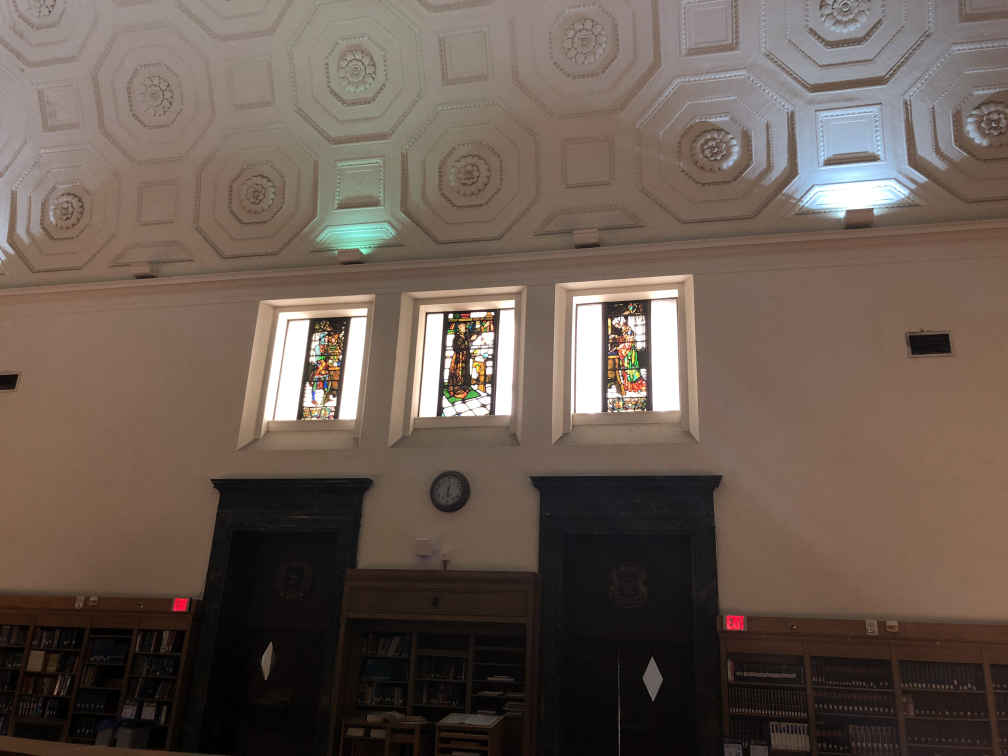
#> input picture Images2Points Files/TestData/hatcher6.JPG, 4032 x 3024 px, found by its file name (shown at 1/4 size)
$ python testDriver.py
#> lines starting #> are read from the running program, lines starting #| are printed output that depends on the picture
### Images2Points Files/Images2Points.py
# Written by Steve S. Lee
# 10/14/2018
# stevesl@umich.edu

# Spec:
# Takes two images as an input and creates csv file that has landmark/regisreted points between the points.
# Presumably it will have 4 columns with first two being coordinates of a point in image 1 and next two the
# coordinates of the corresponding point in second image.

import cv2
import numpy
import csv
from skimage.measure import ransac
from skimage.transform import ProjectiveTransform
#from skimage.transform import AffineTransform
class Images2Points(object):

	# Initializer.
	def __init__(self):
		print("Images2Points is created.")

	# Get matching points.
	###
	# Use: Input two images and the function returns numpy array of points for image 1 and 2 that match.
	# If outputcsvFileName is specified, the function also creates a csv file of the points for image 1 and 2.
	def getPointsFromImages(self, firstImage, secondImage, outputcsvFileName=None, detectorType=None, crossCheck=None, normType=None, createImageWithPtsAndLines=None, numOfPtsAndLinesToShow=None, enableSingleColor=None):

		# [7 lines of commented-out code are left out]
		detector = cv2.ORB_create()
		if (detectorType is not None):
			if (detectorType == "SIFT"):
				detector = cv2.xfeatures2d.SIFT_create()
			elif (detectorType == "SURF"):
				detector = cv2.xfeatures2d.SURF_create()

		# Finding keypoints using SURF.
		points1, firstImageFeatures = detector.detectAndCompute(firstImage, None)
		points2, secondImageFeatures = detector.detectAndCompute(secondImage, None)

		# Creating BFMatcher object for feature matching.
		# Use NORM_HAMMING by default.
		bf = cv2.BFMatcher(cv2.NORM_HAMMING,crossCheck=True)
		if (normType is not None):
			if (crossCheck is not None):
				if (crossCheck):
					bf = cv2.BFMatcher(normType,crossCheck=True)
				else:
					bf = cv2.BFMatcher(normType,crossCheck=False)

		# Getting the index pairs that match.
		tempindexPairs = bf.match(secondImageFeatures, firstImageFeatures)
		tempindexPairs = sorted(tempindexPairs, key = lambda x:x.distance)
		indexPairs = tempindexPairs

		# indexPairs[i].queryIdx gives index of points that were matched.
		matchedPointsOnImage2 = numpy.asarray([points2[indexPairs[i].queryIdx] for i in range(len(indexPairs))])
		numpyArrayMatchedPointsOnImage2 = numpy.asarray([matchedPointsOnImage2[i].pt for i in range(len(matchedPointsOnImage2))])
		# matchedPoints have the KeyPoint objects, which an be accesesd by index and .pt.
		# print(matchedPoints[0].pt)
		matchedPointsOnImage1 = numpy.asarray([points1[indexPairs[i].trainIdx] for i in range(len(indexPairs))])
		numpyArrayMatchedPointsOnImage1 = numpy.asarray([matchedPointsOnImage1[i].pt for i in range(len(matchedPointsOnImage1))])

		# If csv file name is specified, export the points as csv file format.
		if (outputcsvFileName is not None):
			self.exportPointsAsCSV(csvFileName=outputcsvFileName, pointsFromImage1=numpyArrayMatchedPointsOnImage1, pointsFromImage2=numpyArrayMatchedPointsOnImage2)

		# Creating and exporting an image with feature points and matching points with lines between the matching ones.
		if (createImageWithPtsAndLines is not None):
			showNPtsAndLines = len(indexPairs) - 1
			if (numOfPtsAndLinesToShow is not None):
				if (numOfPtsAndLinesToShow <= showNPtsAndLines):
					showNPtsAndLines = numOfPtsAndLinesToShow

			if (enableSingleColor):
				self.exportImagePointsAndMatchesGraphically(firstImage, points1, secondImage, points2, indexPairs, createImageWithPtsAndLines, showNPtsAndLines, enableSingleColor)
			else:
				self.exportImagePointsAndMatchesGraphically(firstImage, points1, secondImage, points2, indexPairs, createImageWithPtsAndLines, showNPtsAndLines)

		# Returning the points.
		return numpyArrayMatchedPointsOnImage1, numpyArrayMatchedPointsOnImage2

	# Finding robust matches using ransac from points.
	###
	# Use: Input the raw matching points for the image 1 and 2 and the function returns numpy arrays of robust matches for image 1 and 2.
	# If inputcsvFileName is specified, the function looks for the specified csv file name and uses the points that are specified in the csv
	# file for finding robust matches.
	# If outputcsvFileName is specified, the function also creates a csv file of the points for image 1 and 2.
	def find_robust_matches_ranscac(self, inputcsvFileName=None, inputPointsFromImage1=None, inputPointsFromImage2=None, outputcsvFileName=None):
		# Variables to hold the unfiltered points from image1 and image2.
		pointsFromImage1 = []
		pointsFromImage2 = []

		# If output csv file name is specified and points are passed in, use the csv file name as the values by t.
		if (inputcsvFileName is not None):
			pointsFromImage1, pointsFromImage2 = self.importPointsFromCSV(inputcsvFileName)
		else:
			pointsFromImage1 = inputPointsFromImage1
			pointsFromImage2 = inputPointsFromImage2

		# Using ransac to get the robust matches.
		model_robust, inliers = ransac((pointsFromImage1, pointsFromImage2), ProjectiveTransform, min_samples=3, residual_threshold=2, max_trials=2000)

		# Total number of unfiltered points.
		numOfUnfilteredPoints = len(pointsFromImage1)
		# Filtering out the points that are not inliers.
		robustMatchesFromImage1 = []
		robustMatchesFromImage2 = []
		for i in range(numOfUnfilteredPoints):
			# If the point at the index i, it is an inlier.
			if (inliers[i]):
				robustMatchesFromImage1.append(pointsFromImage1[i])
				robustMatchesFromImage2.append(pointsFromImage2[i])

		# Converting the list to numpy array type.
		robustMatchesFromImage1 = numpy.array(robustMatchesFromImage1)
		robustMatchesFromImage2 = numpy.array(robustMatchesFromImage2)

		if (outputcsvFileName is not None):
			self.exportPointsAsCSV(csvFileName=outputcsvFileName, pointsFromImage1=robustMatchesFromImage1, pointsFromImage2=robustMatchesFromImage2)

		# Returning the robust matches.
		return robustMatchesFromImage1, robustMatchesFromImage2

	# Export Points.
	###
	# Use: Takes points from image 1 and 2 and creates csv file with the csv file name that is specified.
	def exportPointsAsCSV(self, csvFileName, pointsFromImage1, pointsFromImage2):
		# Creating a csv file writer.
		with open(csvFileName, "w") as csvfile:
			filewriter = csv.writer(csvfile, delimiter=",", quotechar="|", quoting=csv.QUOTE_MINIMAL)
			totalNumberOfPoints = len(pointsFromImage1)
			# Writing in each row with the x and y coordinate points for each image 1 and image 2.
			filewriter.writerow(["Image1-x", "Image1-y", "Image2-x", "Image2-y"])
			for i in range(totalNumberOfPoints):
				filewriter.writerow([pointsFromImage1[i][0], pointsFromImage1[i][1], pointsFromImage2[i][0], pointsFromImage2[i][1]])

	# Import/parse points from specified csv file.
	###
	# Use: Takes csv file name and parses the points that are in the csv file and returns them as
	# numpy arrays.
	def importPointsFromCSV(self, csvFileName):
		# Variables to hold the unfiltered points from image1 and image2.
		pointsFromImage1 = []
		pointsFromImage2 = []

		# Parse the specified csv file.
		with open(csvFileName) as csv_file:
			fileReader = csv.reader(csv_file, delimiter=",")
			rowNamesGoneThrough = False
			for row in fileReader:
				if (rowNamesGoneThrough):
					pointsFromImage1.append([float(row[0]), float(row[1])])
					pointsFromImage2.append([float(row[2]), float(row[3])])
				else:
					rowNamesGoneThrough = True

		pointsFromImage1 = numpy.array(pointsFromImage1)
		pointsFromImage2 = numpy.array(pointsFromImage2)

		return pointsFromImage1, pointsFromImage2


	def exportImagePointsAndMatchesGraphically(self, firstImage, firstImageKeyPts, secondImage, secondImageKeyPts, matches, exportImageName, numOfMatchesToShow=None, enableSingleColor=None):
		# Shows all of the matches by default.
		numOfPointsToUse = len(matches) - 1
		if (numOfMatchesToShow is not None):
			if (numOfMatchesToShow <= numOfPointsToUse):
				numOfPointsToUse = numOfMatchesToShow

		# Temp.
		imageWithDrawings = firstImage

		# Choosing line colors.
		if (enableSingleColor is not None):
			if (enableSingleColor):
				draw_params = dict(matchColor = (0,255,0), singlePointColor = (0,0,255))
				imageWithDrawings = cv2.drawMatches(firstImage, firstImageKeyPts, secondImage, secondImageKeyPts, matches[:numOfPointsToUse], None, flags=0, **draw_params)
			else:
				imageWithDrawings = cv2.drawMatches(firstImage, firstImageKeyPts, secondImage, secondImageKeyPts, matches[:numOfPointsToUse], None, flags=4)
		else:
			imageWithDrawings = cv2.drawMatches(firstImage, firstImageKeyPts, secondImage, secondImageKeyPts, matches[:numOfPointsToUse], None, flags=4)

		cv2.imwrite(exportImageName, imageWithDrawings)

### Images2Points Files/testDriver.py
# Written by Steve S. Lee
# 10/14/2018
# stevesl@umich.edu

from Images2Points import Images2Points

# For reading in the images.
import cv2

moduler = Images2Points()

image1Name = "TestData/hatcher6.jpg"
image2Name = "TestData/hatcher3.jpg"

#hatcher3 and 6

# Reading in the images using the image names.
img1 = cv2.imread(image1Name, 0)
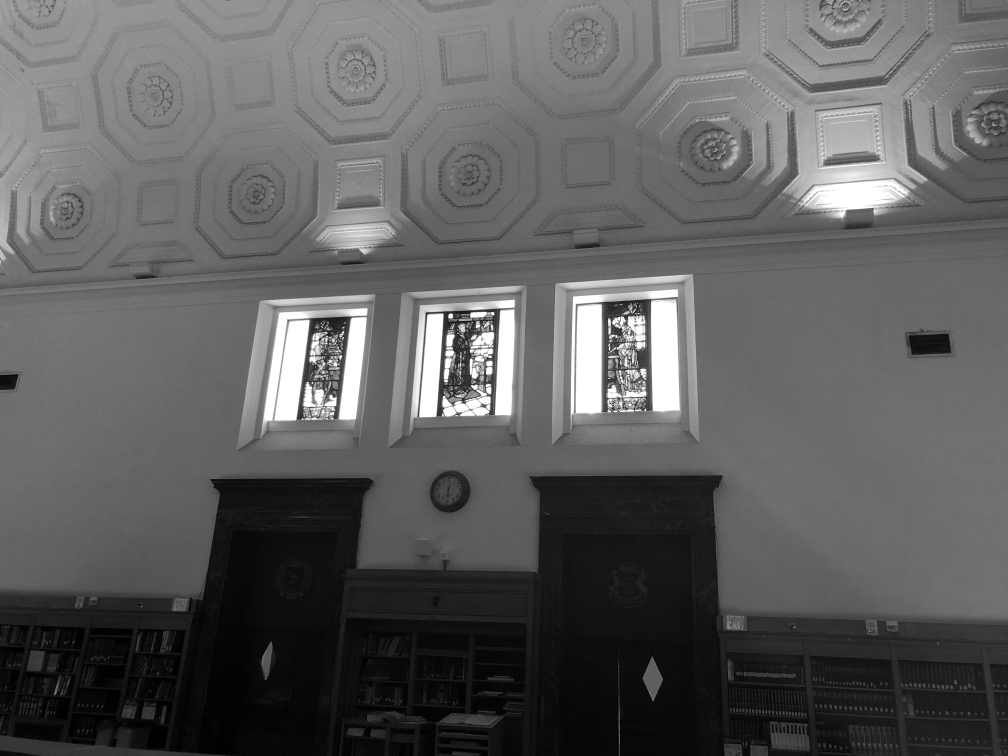
#> img1: shape (3024, 4032) (shown at 1/4 size); min 0, max 255, mean 93.6
img2 = cv2.imread(image2Name, 0)
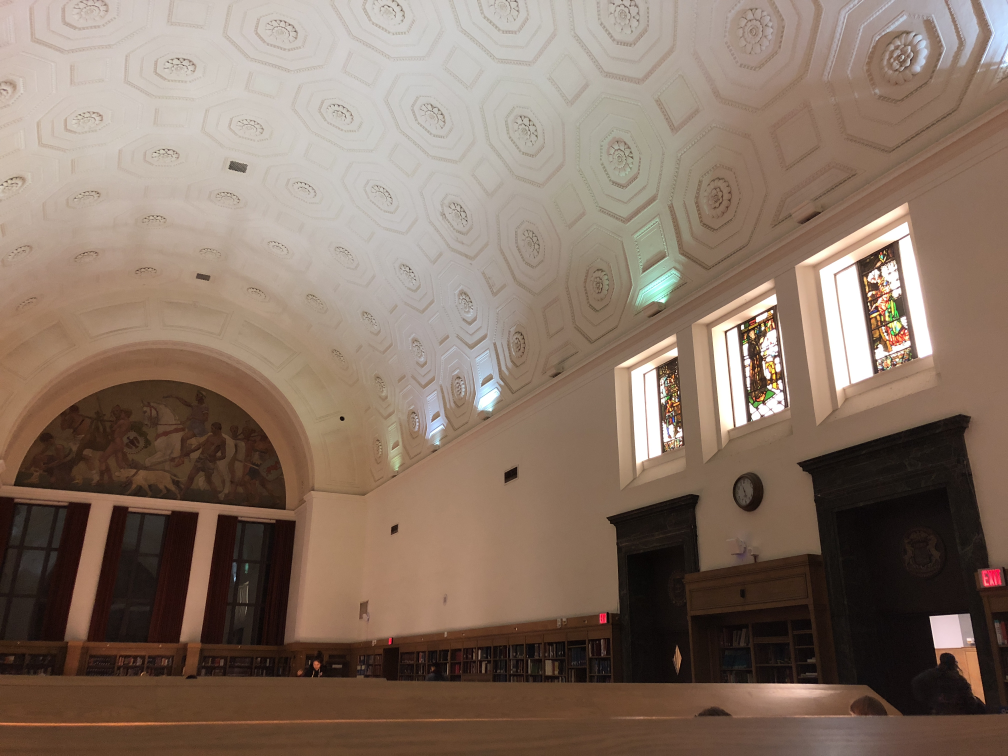
#> input picture Images2Points Files/TestData/hatcher3.JPG, 4032 x 3024 px, found by its file name (shown at 1/4 size)
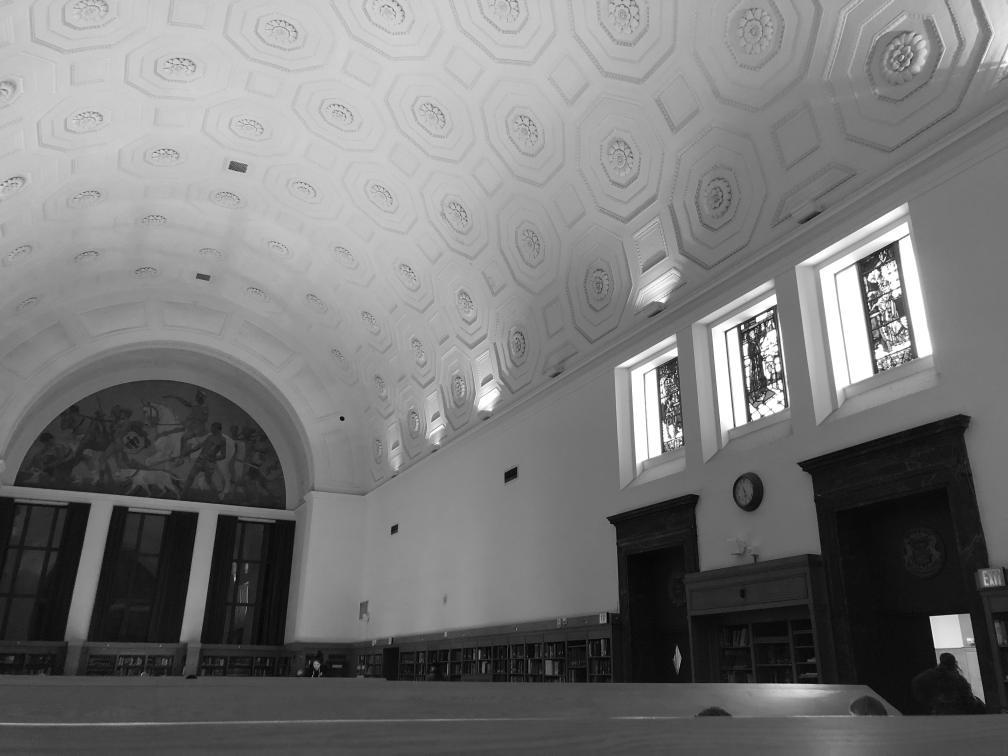
#> img2: shape (3024, 4032) (shown at 1/4 size); min 0, max 255, mean 119.4

# Getting the matching points from the images.
# Example 1: File name specified, exports the points in csv file.
pointsFromImage1, pointsFromImage2 = moduler.getPointsFromImages(firstImage=img1, secondImage=img2, outputcsvFileName="matchedPointsRaw.csv")
#> in getPointsFromImages, `points1, firstImageFeatures = detector.detectAndCompute(firstImage, No..`: points1 = 500 keypoints; strongest (x, y, size): (1802, 1258, 111.1), (1801, 1257, 92.6), (2495, 1600, 31), (1795, 1258, 111.1)
#> in getPointsFromImages, `points2, secondImageFeatures = detector.detectAndCompute(secondImage, ..`: points2 = 500 keypoints; strongest (x, y, size): (2672, 1512, 31), (3022, 1313, 31), (2692, 1579, 31), (2673, 1531, 31)
#> in getPointsFromImages, `tempindexPairs = bf.match(secondImageFeatures, firstImageFeatures)`: tempindexPairs = 180 matches
#> in getPointsFromImages, `tempindexPairs = bf.match(secondImageFeatures, firstImageFeatures)`:
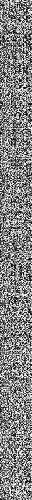
#> secondImageFeatures: shape (500, 32); min 0, max 255, mean 130.5
#> in getPointsFromImages, `numpyArrayMatchedPointsOnImage2 = numpy.asarray([matchedPointsOnImage2..`: numpyArrayMatchedPointsOnImage2 = 180 pairs, first value 2643.8 to 3719.3, second value 1003 to 2465.2
#> in getPointsFromImages, `numpyArrayMatchedPointsOnImage1 = numpy.asarray([matchedPointsOnImage1..`: numpyArrayMatchedPointsOnImage1 = 180 pairs, first value 1210.8 to 2580.5, second value 1214 to 1674.7
#> in exportPointsAsCSV, `totalNumberOfPoints = len(pointsFromImage1)`: totalNumberOfPoints = 180
#> pointsFromImage1 has the same summary as numpyArrayMatchedPointsOnImage1 in getPointsFromImages; pointsFromImage2 has the same summary as numpyArrayMatchedPointsOnImage2 in getPointsFromImages

# Getting the matching points from the images.
# Example 2: File name not specified.
pointsFromImage1, pointsFromImage2 = moduler.getPointsFromImages(firstImage=img1, secondImage=img2)


pointsFromImage1, pointsFromImage2 = moduler.getPointsFromImages(firstImage=img1, secondImage=img2, outputcsvFileName="matchedPointsRaw.csv", detectorType="ORB", crossCheck=True, normType=cv2.NORM_HAMMING, createImageWithPtsAndLines="imageWithPtsAndLines.jpg", numOfPtsAndLinesToShow=20, enableSingleColor=True)
#> in exportImagePointsAndMatchesGraphically, `numOfPointsToUse = len(matches) - 1`: numOfPointsToUse = 179
#> in exportImagePointsAndMatchesGraphically, `imageWithDrawings = cv2.drawMatches(firstImage, firstImageKeyPts, seco..`:
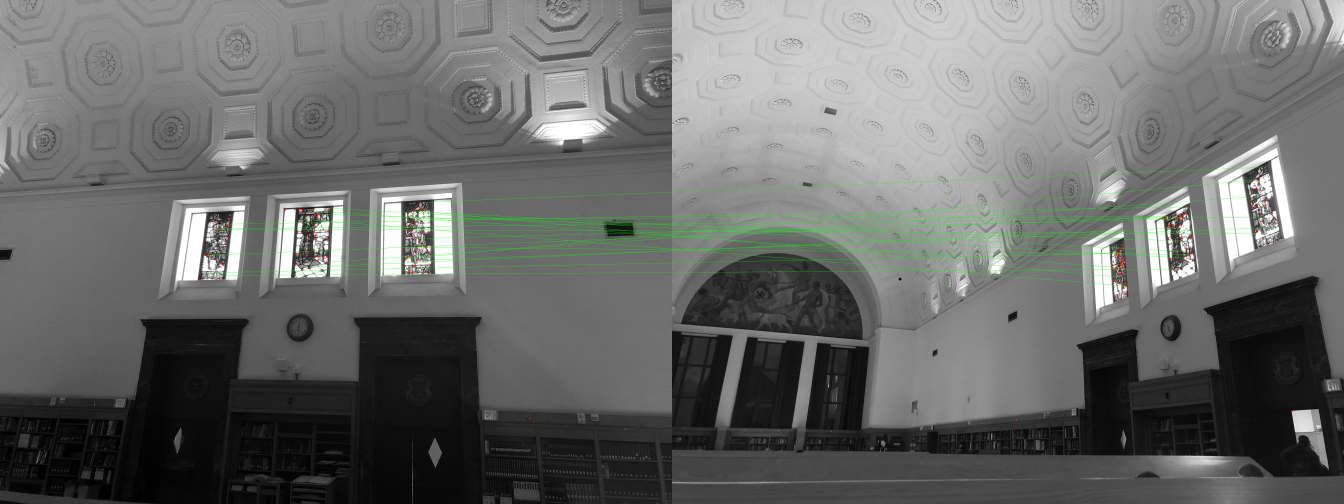
#> imageWithDrawings: shape (3024, 8064, 3) (shown at 1/6 size); mean of channels 0, 1, 2 105.6, 107.1, 105.8; drawn as B, G, R

###

# find_robust_matches_ranscac using the points.
# Option 1: File name specified. Exports the points in csv file.
robustMatchesFromImage1, robustMatchesFromImage2 = moduler.find_robust_matches_ranscac(inputPointsFromImage1=pointsFromImage1, inputPointsFromImage2=pointsFromImage2, outputcsvFileName="robustMatches.csv")
#> in find_robust_matches_ranscac, `pointsFromImage1 = inputPointsFromImage1`: pointsFromImage1 has the same summary as numpyArrayMatchedPointsOnImage1 in getPointsFromImages
#> in find_robust_matches_ranscac, `pointsFromImage2 = inputPointsFromImage2`: pointsFromImage2 has the same summary as numpyArrayMatchedPointsOnImage2 in getPointsFromImages
#> in find_robust_matches_ranscac, `numOfUnfilteredPoints = len(pointsFromImage1)`: numOfUnfilteredPoints = 180
#> after the loop in find_robust_matches_ranscac, `for i in range(numOfUnfilteredPoints):`: robustMatchesFromImage1 = 41 pairs, first value 1306.8 to 2487.3, second value 1250.4 to 1574.2; robustMatchesFromImage2 = 41 pairs, first value 2676 to 3503.6, second value 1077.4 to 1606

# find_robust_matches_ranscac using the points.
# Option 2: File name not specified.
robustMatchesFromImage1, robustMatchesFromImage2 = moduler.find_robust_matches_ranscac(inputPointsFromImage1=pointsFromImage1, inputPointsFromImage2=pointsFromImage2)
#> robustMatchesFromImage1 = 51 pairs, first value 1306.4 to 2515.4, second value 1250.4 to 1587.3; robustMatchesFromImage2 = 51 pairs, first value 2671.2 to 3522.3, second value 1071.4 to 1708.8


# find_robust_matches_ranscac using the csv file.
# Option 1: Import file name specified, imports the points in matched points that are raw in csv file.
robustMatchesFromImage1, robustMatchesFromImage2 = moduler.find_robust_matches_ranscac(inputcsvFileName="matchedPointsRaw.csv")

# find_robust_matches_ranscac using the csv file.
# Option 2: Import file name not specified, uses the points that were previously matched.
robustMatchesFromImage1, robustMatchesFromImage2 = moduler.find_robust_matches_ranscac(inputPointsFromImage1=pointsFromImage1, inputPointsFromImage2=pointsFromImage2)
#> robustMatchesFromImage1 = 52 pairs, first value 1229.2 to 1972, second value 1250.4 to 1588.4; robustMatchesFromImage2 = 52 pairs, first value 2650.8 to 3120.8, second value 1242.1 to 1713.6

# find_robust_matches_ranscac using the csv file.
# Option 3: Export file name specified, imports the points in matched points that are raw in csv file.
robustMatchesFromImage1, robustMatchesFromImage2 = moduler.find_robust_matches_ranscac(inputcsvFileName="matchedPointsRaw.csv", outputcsvFileName="robustMatches.csv")

###
# Example of using the points.
###

# Using the points to find transformation matrix and applying it to the image to warp it.
tform, status = cv2.findHomography(robustMatchesFromImage2, robustMatchesFromImage1, cv2.RANSAC, 5.0)
transimg2 = cv2.warpPerspective(img2, tform, (len(img2[0]), len(img2)))
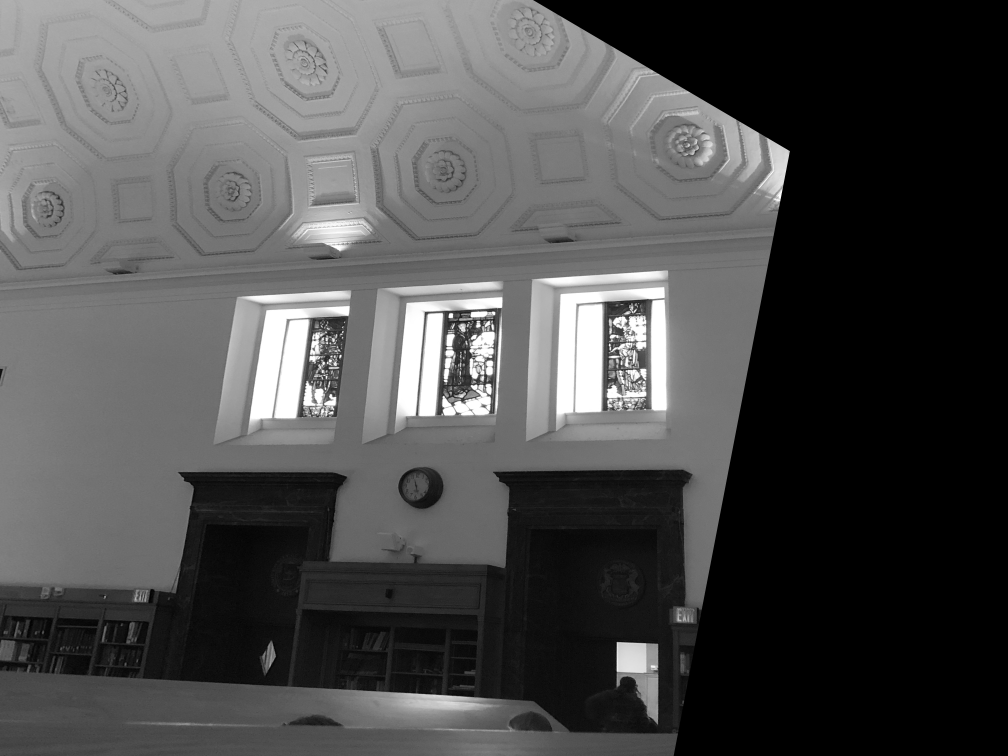
#> transimg2: shape (3024, 4032) (shown at 1/4 size); min 0, max 255, mean 76.8
# Original position.
cv2.imwrite("firstImage.jpg", img1)
# Warped second image but not "shifted" relative to the first image.
cv2.imwrite("secondImage.jpg", transimg2)
